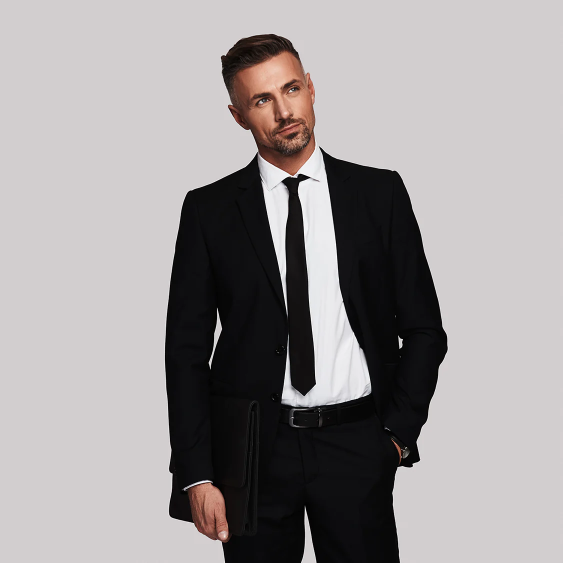
#> input picture face_recognition/templates/man_suit.png, 1125 x 1125 px (shown at 1/2 size)
$ python standalone_add_face_to_body.py
#> lines starting #> are read from the running program, lines starting #| are printed output that depends on the picture; after the words box and inside, x2 and y2 are one past the last pixel; in counts of white or black regions, pixels touching at a corner belong together; pictures that were not available may be replaced by others from this repository, and a replacement may not be noted
from PIL import Image, ImageDraw
import os

GLOBAL_SHOW_IMAGE_PREVIEW_AFTER = False
PREPROCESSED_DIR = 'found_faces'
CONSTANT_OUTPUT_DIR = 'full_body_images'


body_configs = {
    'man_suit.png': {
        'path': 'templates/man_suit.png',
        'size': (522, 313, 634, 288, 438, 106, 589, 78),
        'scale_factor_multiplier': 1.5,
        'y_offset_adjustment': 0.2,
        'x_offset_adjustment': 0,
    },
    'woman_suit.png': {
        'path': 'templates/woman_suit.png',
        'size': (231, 78, 297, 144, 201, 39, 321, 21),
        'scale_factor_multiplier': 2.2,
        'y_offset_adjustment': 0.45,
        'x_offset_adjustment': 0.05,
    },
}

def create_ellipse_mask(size, center, radius, fill):
    mask = Image.new("L", size, 0)
    draw = ImageDraw.Draw(mask)
    draw.ellipse([center[0] - radius[0], center[1] - radius[1], center[0] + radius[0], center[1] + radius[1]], fill=fill)
    return mask

def place_faces_on_body(preprocessed_dir, body_config, output_dir):
#> called with preprocessed_dir = 'found_faces', output_dir = 'full_body_images'
    os.makedirs(output_dir, exist_ok=True)
    body_image_path = body_config['path']
    body_image = Image.open(body_image_path).convert("RGBA")
    body_w, body_h = body_image.size
#> body_w = 1125; body_h = 1125

    size_params = body_config['size']
    bottom_center_neck_y = (size_params[1] + size_params[3]) // 2
    top_center_head_y = (size_params[5] + size_params[7]) // 2
    head_neck_height = bottom_center_neck_y - top_center_head_y

    scale_factor_multiplier = body_config['scale_factor_multiplier']
    y_offset_adjustment = body_config['y_offset_adjustment']
    x_offset_adjustment = body_config['x_offset_adjustment']

    for face_filename in os.listdir(preprocessed_dir):
        if face_filename.lower().endswith(('.png', '.jpg', '.jpeg')):
            face_image_path = os.path.join(preprocessed_dir, face_filename)
            face_image = Image.open(face_image_path).convert("RGBA")
            face_w, face_h = face_image.size
#> face_w = 1125; face_h = 1125

            scale_factor = (head_neck_height / face_h) * scale_factor_multiplier
#> scale_factor = 0.277

            scaled_face_w = int(face_w * scale_factor)
#> scaled_face_w = 312
            scaled_face_h = int(face_h * scale_factor)
#> scaled_face_h = 312
            face_image = face_image.resize((scaled_face_w, scaled_face_h), Image.Resampling.LANCZOS)
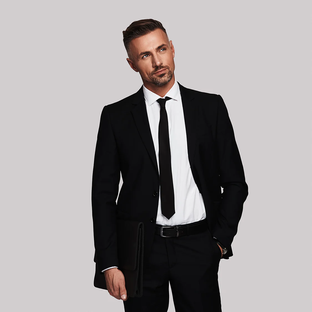
#> face_image: PIL image 312x312 RGBA; mean R, G, B, A 157.1, 152.8, 153.4, 255

            x_offset = (body_w - scaled_face_w) // 2 + int(body_w * x_offset_adjustment)
#> x_offset = 406
            y_offset = bottom_center_neck_y - scaled_face_h + int(scaled_face_h * y_offset_adjustment)
#> y_offset = 50

            body_with_face = body_image.copy()
            mask = create_ellipse_mask((scaled_face_w, scaled_face_h), (scaled_face_w // 2, scaled_face_h // 2), (scaled_face_w // 2, scaled_face_h // 2), 255)
#> in create_ellipse_mask, `mask = Image.new("L", size, 0)`: mask: PIL image 312x312 L; every value is 0
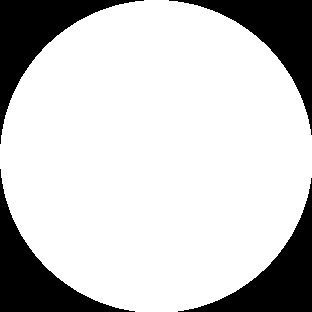
#> mask: PIL image 312x312 L; 78.9% white; 4 black regions, box (x1, y1, x2, y2) and area: (0, 0, 144, 144) 5270, (169, 0, 312, 135) 5126, (0, 169, 135, 312) 5126, (178, 178, 312, 312) 4983
            body_with_face.paste(face_image, (x_offset, y_offset), mask)
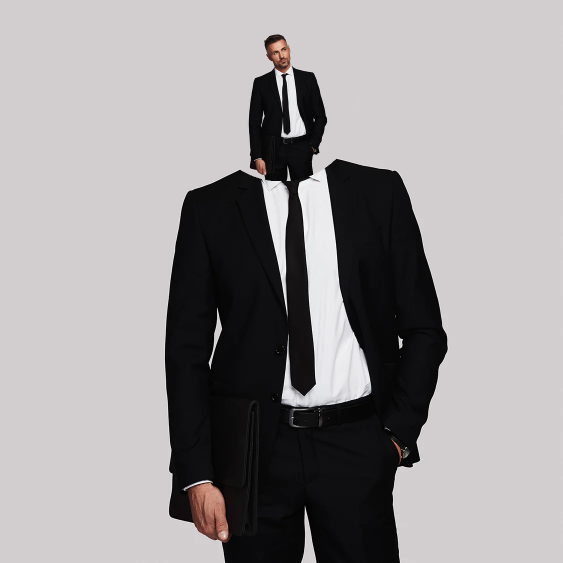
#> body_with_face: PIL image 1125x1125 RGBA (shown at 1/2 size); mean R, G, B, A 155.7, 152.5, 153.5, 255

            output_image_path = os.path.join(output_dir, f"body_{body_image_path.split('/')[-1].split('.')[0]}_with_{face_filename}")
            if output_image_path.lower().endswith('.jpg') or output_image_path.lower().endswith('.jpeg'):
                body_with_face = body_with_face.convert("RGB")
            body_with_face.save(output_image_path)
            print(f"Processed and saved: {output_image_path}")

for body_image_name, config in body_configs.items():
    print(f"Processing {body_image_name}...")
    place_faces_on_body(PREPROCESSED_DIR, config, CONSTANT_OUTPUT_DIR)
#> pass 2 of the loop `for body_image_name, config in body_configs.items():`:
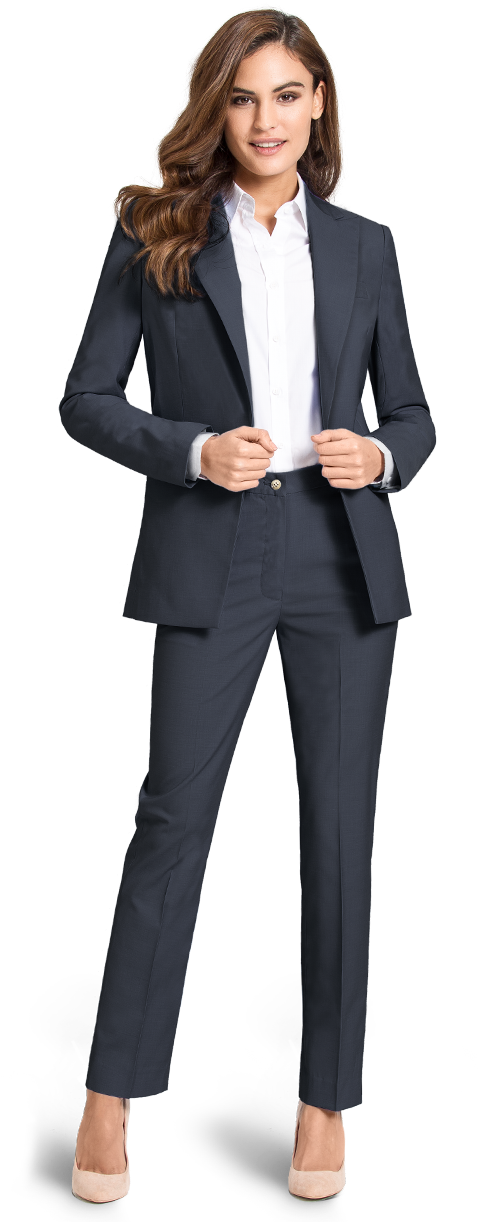
#> input picture face_recognition/templates/woman_suit.png, 478 x 1222 px
#> in place_faces_on_body, body_image is the input picture: PIL image 478x1222 RGBA; mean R, G, B, A 38.9, 36.5, 37.6, 107.3
#> face_image: PIL image 178x178 RGBA
#> in place_faces_on_body (call 2), `mask = create_ellipse_mask((scaled_face_w, scaled_face_h), (scaled_fac..`:
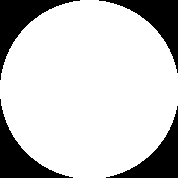
#> mask: PIL image 178x178 L; 79.2% white; 4 black regions, box (x1, y1, x2, y2) and area: (0, 0, 80, 80) 1726, (99, 0, 178, 73) 1646, (0, 99, 73, 178) 1646, (106, 106, 178, 178) 1567
#> in place_faces_on_body (call 2), `body_with_face.paste(face_image, (x_offset, y_offset), mask)`:
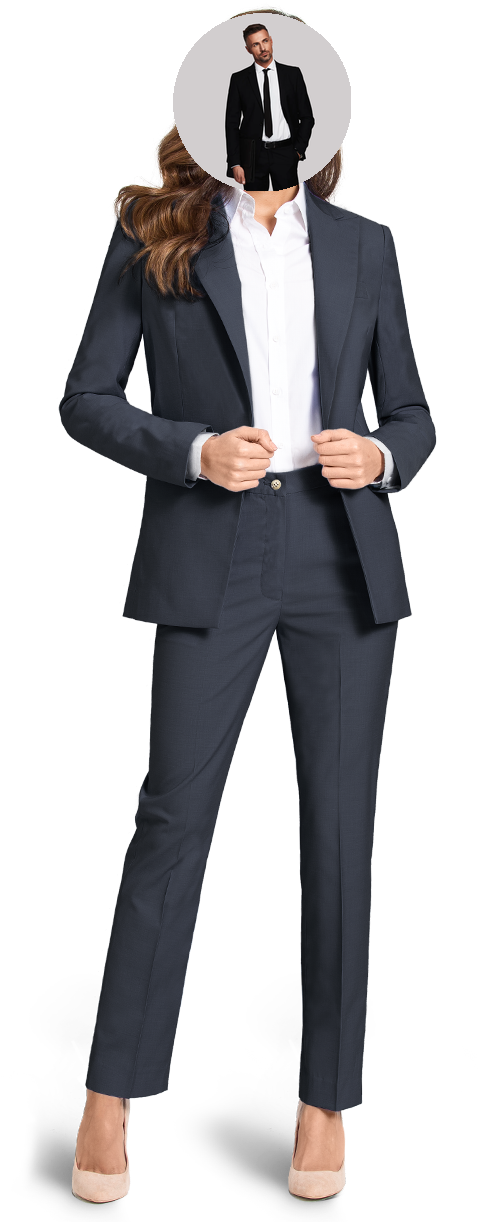
#> body_with_face: PIL image 478x1222 RGBA; mean R, G, B, A 39, 37.8, 39.7, 108.4; transparent parts drawn white
